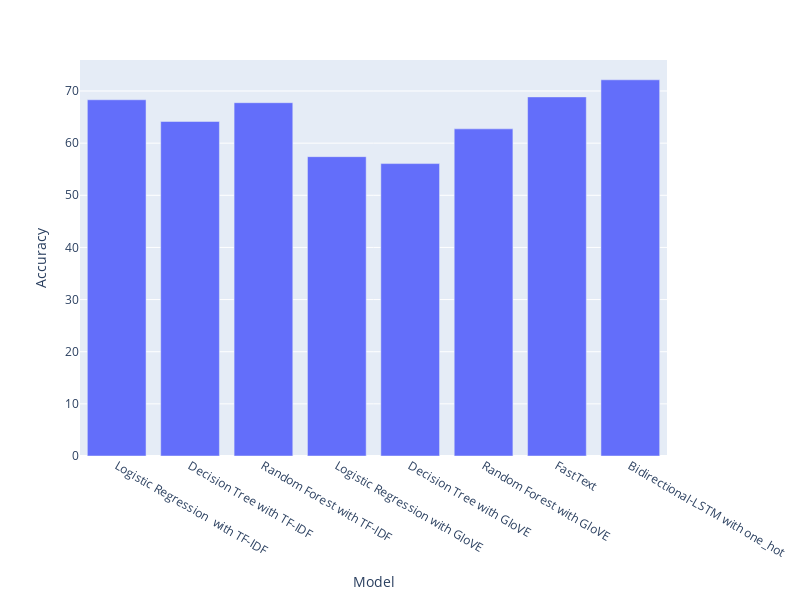

Write notebook code for a chart like this one.
### Code cell
import plotly.express as px
import matplotlib.pyplot as plt
fig = px.bar(df, x='Model', y='Accuracy',height=600,width=800)
fig.update_yaxes(autorange = True)
fig.show()

### Figure 1 — Plotly figure (JSON) as saved in the notebook; plotly's stock layout.template omitted (floating-point values rounded to 4 significant figures)
{"data": [{"alignmentgroup": "True", "hovertemplate": "Model=%{x}<br>Accuracy=%{y}<extra></extra>", "legendgroup": "", "marker": {"color": "#636efa", "pattern": {"shape": ""}}, "name": "", "offsetgroup": "", "orientation": "v", "showlegend": false, "textposition": "auto", "type": "bar", "x": ["Logistic Regression  with TF-IDF   ", "Decision Tree with TF-IDF   ", "Random Forest with TF-IDF  ", "Logistic Regression with GloVE  ", "Decision Tree with GloVE   ", "Random Forest with GloVE   ", "FastText  ", "Bidirectional-LSTM with one_hot"], "xaxis": "x", "y": [68.32, 64.16, 67.76, 57.41, 56.08, 62.74, 68.87, 72.15], "yaxis": "y"}], "layout": {"barmode": "relative", "height": 600, "legend": {"tracegroupgap": 0}, "margin": {"t": 60}, "width": 800, "xaxis": {"anchor": "y", "domain": [0, 1], "title": {"text": "Model"}}, "yaxis": {"anchor": "x", "autorange": true, "domain": [0, 1], "title": {"text": "Accuracy"}}}}
